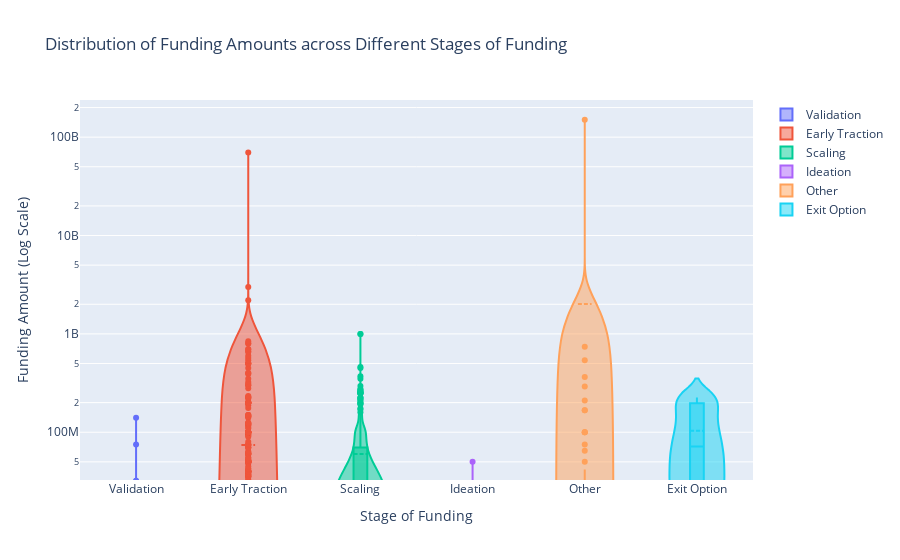

The notebook cell this image was saved under:
### Code cell
import plotly.graph_objects as go

# Create a violin plot
fig = go.Figure()
for stage in master_df['Stage_of_funding'].unique():
    fig.add_trace(go.Violin(x=master_df['Stage_of_funding'][master_df['Stage_of_funding'] == stage],
                            y=master_df['Amount'][master_df['Stage_of_funding'] == stage],
                            name=stage,
                            box_visible=True,
                            meanline_visible=True,
                            ))

fig.update_layout(title="Distribution of Funding Amounts across Different Stages of Funding",
                  xaxis_title="Stage of Funding",
                  yaxis_title="Funding Amount (Log Scale)",
                  yaxis_type="log")  # Set the y-axis scale to logarithmic
fig.show()

### Figure 1 — Plotly figure (JSON) as saved in the notebook; plotly's stock layout.template omitted (floating-point values rounded to 4 significant figures; data arrays with more than 128 entries replaced by an {"elided": "..."} marker saying what was removed)
{"data": [{"box": {"visible": true}, "meanline": {"visible": true}, "name": "Validation", "type": "violin", "x": {"elided": "689 str values"}, "y": {"elided": "689 int values"}}, {"box": {"visible": true}, "meanline": {"visible": true}, "name": "Early Traction", "type": "violin", "x": {"elided": "1398 str values"}, "y": {"elided": "1398 int values"}}, {"box": {"visible": true}, "meanline": {"visible": true}, "name": "Scaling", "type": "violin", "x": {"elided": "347 str values"}, "y": {"elided": "347 int values"}}, {"box": {"visible": true}, "meanline": {"visible": true}, "name": "Ideation", "type": "violin", "x": ["Ideation", "Ideation", "Ideation", "Ideation", "Ideation", "Ideation", "Ideation", "Ideation", "Ideation", "Ideation", "Ideation", "Ideation", "Ideation", "Ideation", "Ideation", "Ideation", "Ideation", "Ideation", "Ideation", "Ideation", "Ideation", "Ideation", "Ideation", "Ideation", "Ideation", "Ideation", "Ideation", "Ideation", "Ideation", "Ideation", "Ideation", "Ideation", "Ideation", "Ideation", "Ideation", "Ideation", "Ideation", "Ideation", "Ideation", "Ideation", "Ideation", "Ideation", "Ideation", "Ideation", "Ideation", "Ideation", "Ideation", "Ideation", "Ideation", "Ideation", "Ideation", "Ideation", "Ideation", "Ideation", "Ideation", "Ideation", "Ideation", "Ideation", "Ideation", "Ideation", "Ideation", "Ideation", "Ideation", "Ideation", "Ideation", "Ideation", "Ideation", "Ideation", "Ideation", "Ideation", "Ideation", "Ideation", "Ideation", "Ideation", "Ideation", "Ideation"], "y": [100000, 100000, 100000, 15000, 20000, 50000000, 100000, 100000, 270000, 270000, 270000, 270000, 40000, 500000, 200000, 1100000, 100000, 270000, 270000, 270000, 270000, 270000, 270000, 270000, 270000, 2000000, 150000, 350000, 350000, 400000, 500000, 400000, 200000, 300000, 4000000, 225000, 235000, 260000, 260000, 300000, 350000, 350000, 350000, 720000, 330000, 330000, 350000, 350000, 350000, 350000, 620000, 500000, 350000, 1500000, 300000, 350000, 350000, 300000, 2000000, 300000, 300000, 100000, 21000000, 500000, 5000000, 200000, 400000, 550000, 1500000, 200000, 350000, 600000, 340000, 1100000, 8000000, 320000]}, {"box": {"visible": true}, "meanline": {"visible": true}, "name": "Other", "type": "violin", "x": ["Other", "Other", "Other", "Other", "Other", "Other", "Other", "Other", "Other", "Other", "Other", "Other", "Other", "Other", "Other", "Other", "Other", "Other", "Other", "Other", "Other", "Other", "Other", "Other", "Other", "Other", "Other", "Other", "Other", "Other", "Other", "Other", "Other", "Other", "Other", "Other", "Other", "Other", "Other", "Other", "Other", "Other", "Other", "Other", "Other", "Other", "Other", "Other", "Other", "Other", "Other", "Other", "Other", "Other", "Other", "Other", "Other", "Other", "Other", "Other", "Other", "Other", "Other", "Other", "Other", "Other", "Other", "Other", "Other", "Other", "Other", "Other", "Other", "Other", "Other", "Other"], "y": [742000000, 14617468, 36543670, 540000000, 3800541, 1461, 41900000, 167100000.0, 210000000, 17540, 22000000, 292349363, 65000000, 167100000.0, 2700000, 3800541, 1300000, 3800541, 3800541, 40000, 365000000, 7800000, 1500000, 100000000, 5000000, 2000000, 75000000, 1000000, 6000000, 1500000, 4000000, 2000000, 5000000, 4000000, 500000, 10000000, 20000000, 2000000, 1300000, 2000000, 8090000, 5040000, 360000, 5000000, 8000000, 682000, 15000000, 150000000000, 500000, 20000000, 3000000, 30000000, 10000000, 1000000, 1000000, 10000000, 6000000, 10000000, 10000000, 6000000, 100000000, 8200000, 100000000, 2000000, 4000000, 3000000, 10000000, 5000000, 10000000, 3000000, 50000000, 6000000, 3000000, 1000000, 2000000, 500000]}, {"box": {"visible": true}, "meanline": {"visible": true}, "name": "Exit Option", "type": "violin", "x": ["Exit Option", "Exit Option", "Exit Option", "Exit Option", "Exit Option", "Exit Option", "Exit Option", "Exit Option"], "y": [29234936, 30000000, 113300000.0, 224992070, 185000000, 210000000, 16517739, 20464455]}], "layout": {"title": {"text": "Distribution of Funding Amounts across Different Stages of Funding"}, "xaxis": {"title": {"text": "Stage of Funding"}}, "yaxis": {"title": {"text": "Funding Amount (Log Scale)"}, "type": "log"}}}
